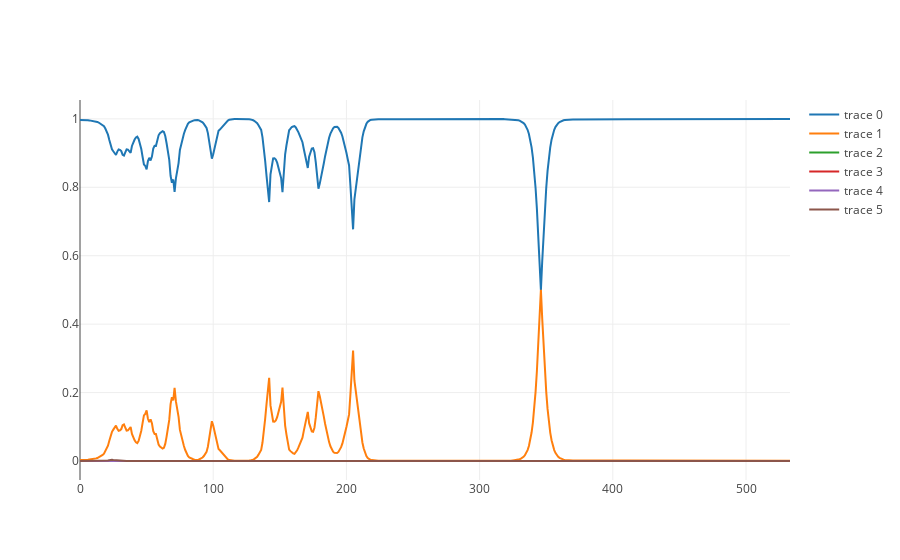

The cell this chart's notebook holds for it:
### Code cell
plots = []
for i in range(probas.shape[1]):
    plots.append({'y': probas[0, i, :]})
    
iplot(plots)

### Figure 1 — Plotly figure (JSON) as saved in the notebook; plotly's stock layout.template omitted (floating-point values rounded to 4 significant figures; data arrays with more than 128 entries replaced by an {"elided": "..."} marker saying what was removed)
{"data": [{"y": {"elided": "534 float values"}}, {"y": {"elided": "534 float values"}}, {"y": {"elided": "534 float values"}}, {"y": {"elided": "534 float values"}}, {"y": {"elided": "534 float values"}}, {"y": {"elided": "534 float values"}}], "layout": {}}
